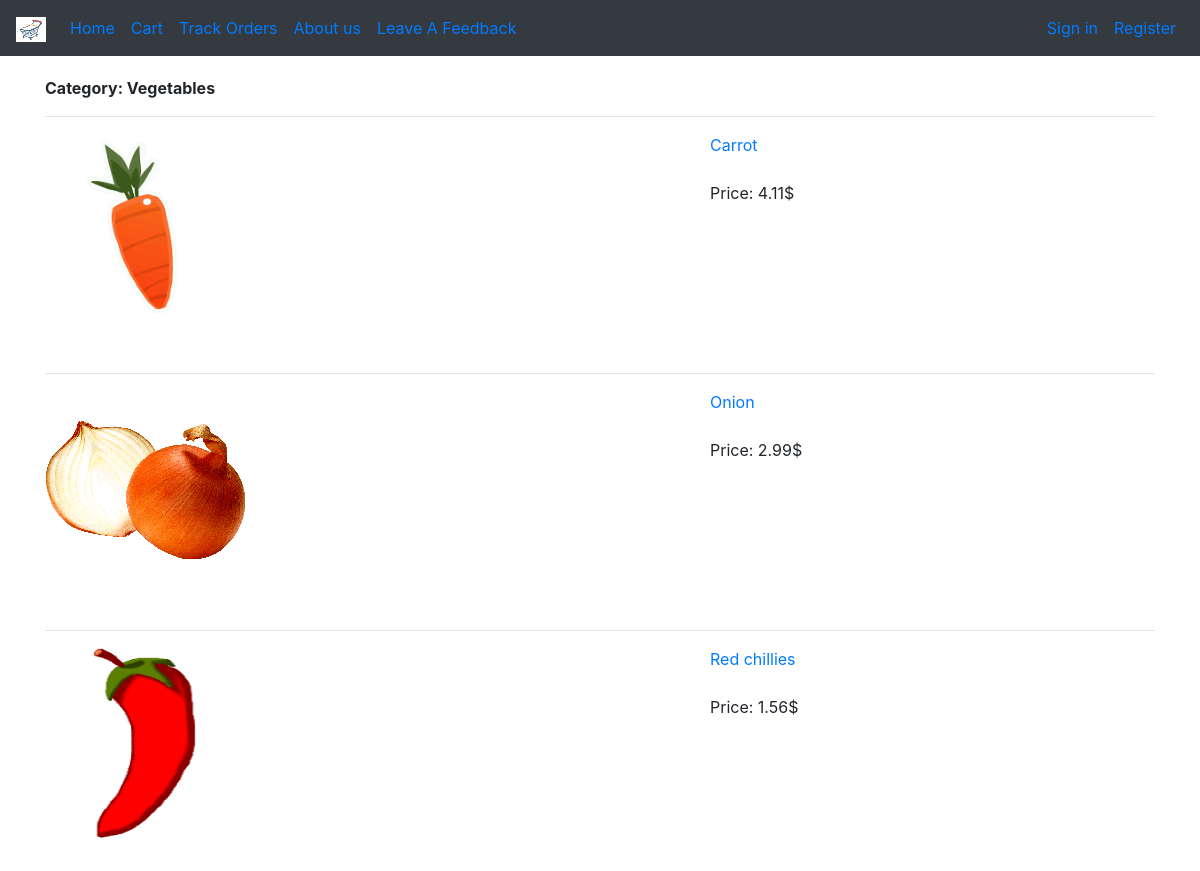
Page /shop_by_category?category=Vegetables on the committed database.
### tables this page shows
CREATE TABLE categories (categoriesId integer primary_key, name text, image text);

CREATE TABLE products
                (productId INTEGER primary key autoincrement,
		name TEXT,
		price REAL,
		description TEXT,
		image TEXT,
		stock INTEGER,
		categoryId INTEGER,
		FOREIGN KEY(categoryId) REFERENCES categories(categoryId)
		);

### app.py (the view)
@app.route('/shop_by_category')
def category():
    loggedIn, first_name = getLogindetails()
    category = request.args.get('category')
    print(category)
    with sqlite3.connect('database.db') as conn:
        cur = conn.cursor()
        cur.execute("select products.*, categories.name from products, categories where products.categoryId=categories.categoriesId and categories.name='{}'".format(category))
        products = cur.fetchall()
        print(products)
    return render_template('category.html', category = category,loggedIn=loggedIn, first_name=first_name, products=products)

### app.py (called while the page is built, shortened)
def getLogindetails():
    with sqlite3.connect('database.db') as data:
        connection = data.cursor()
        if 'email' not in session:
            loggedIn = False
            first_name = ""
    return (loggedIn, first_name)

### templates/category.html (shortened to what this page needs)
{% extends "header.html" %}
{% block body %}
<div class="container" style="padding-top:20px;">
   <b>Category: {{category}}</b>
{% for i in products %}
<hr></he>
 <div class="row" >
        <div class="col-md-7">
          <a href="{{url_for('product')}}?product={{i[1]}}"><img src={{url_for('static',filename=i[4])}} style="width:200px;height:200px;"><br></br>
      </div>
       <div class="col-md-3">
         {{i[1]}}</a><br></br>
          Price: {{i[2]}}$
        </div>
</div>
              {% endfor %}
</div>
{% endblock %}

### rows in the picture
categories: name "Vegetables"
products: image (picture), name "Carrot", price "4.11"
products: image (picture), name "Onion", price "2.99"
products: image (picture), name "Red chillies", price "1.56"
